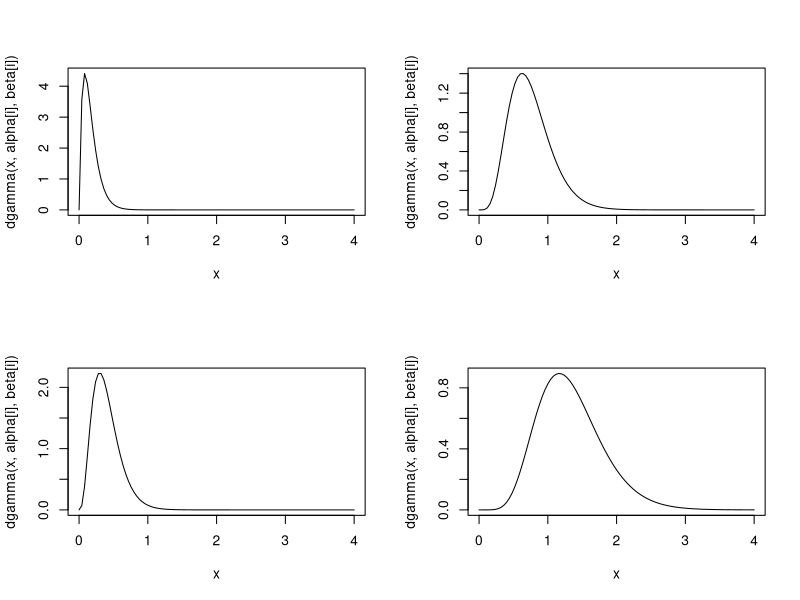
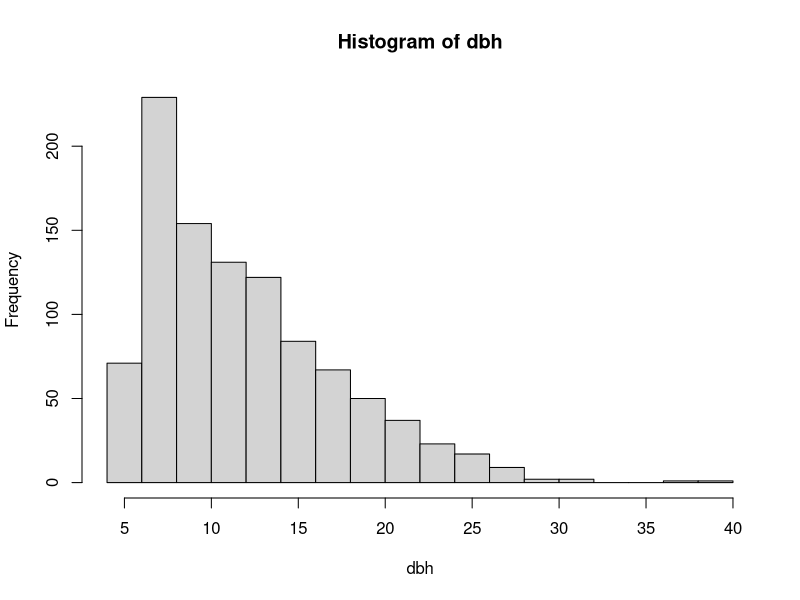
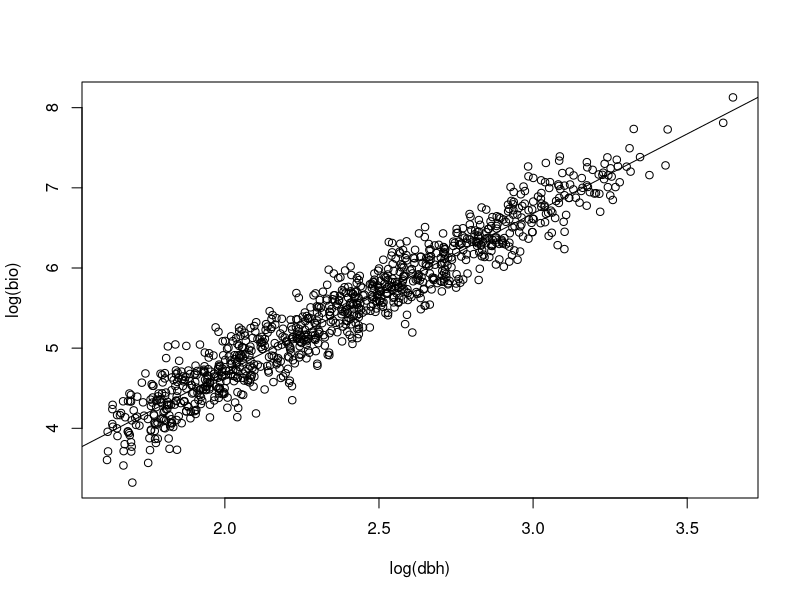
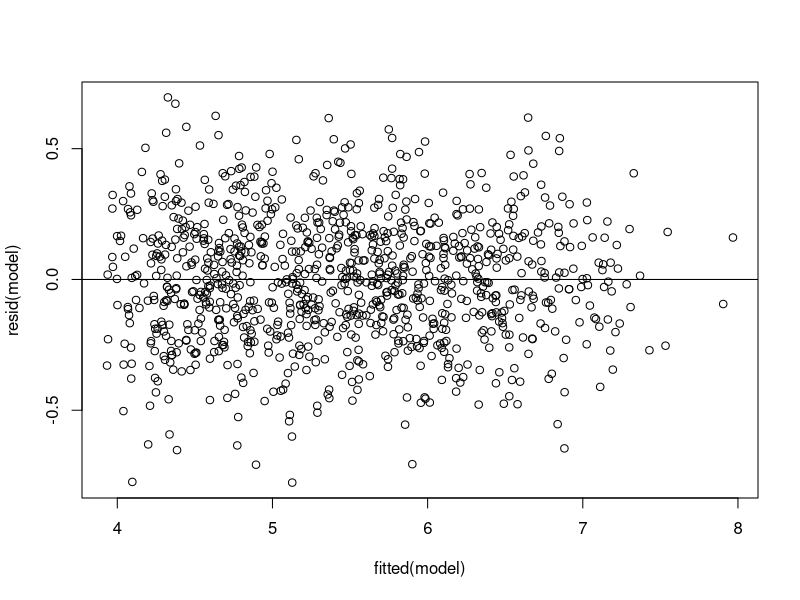
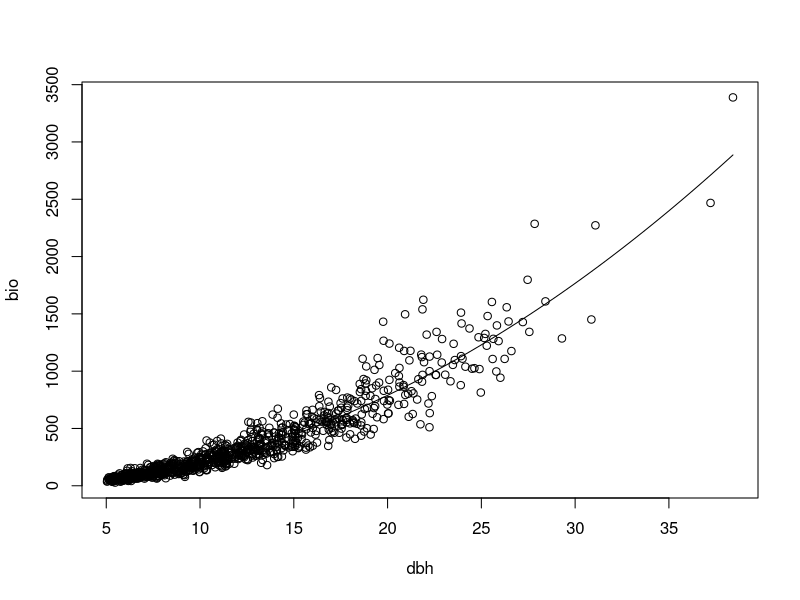
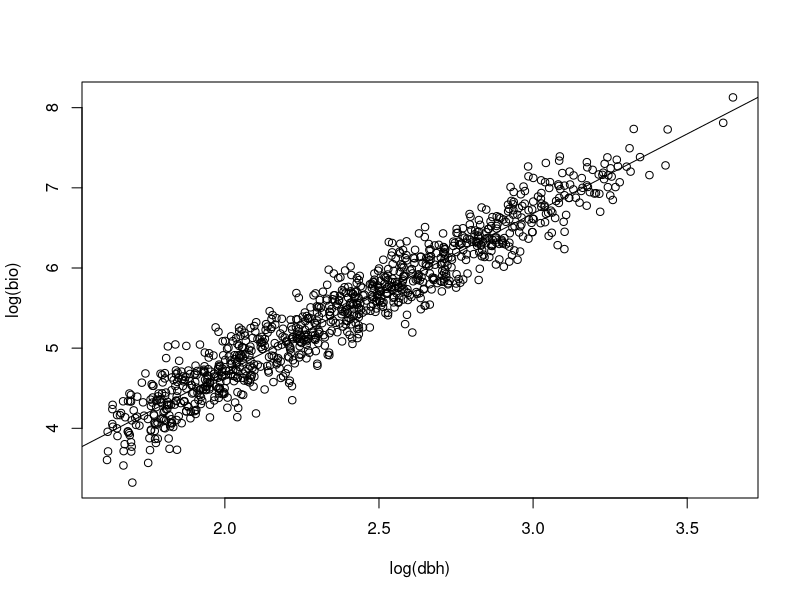
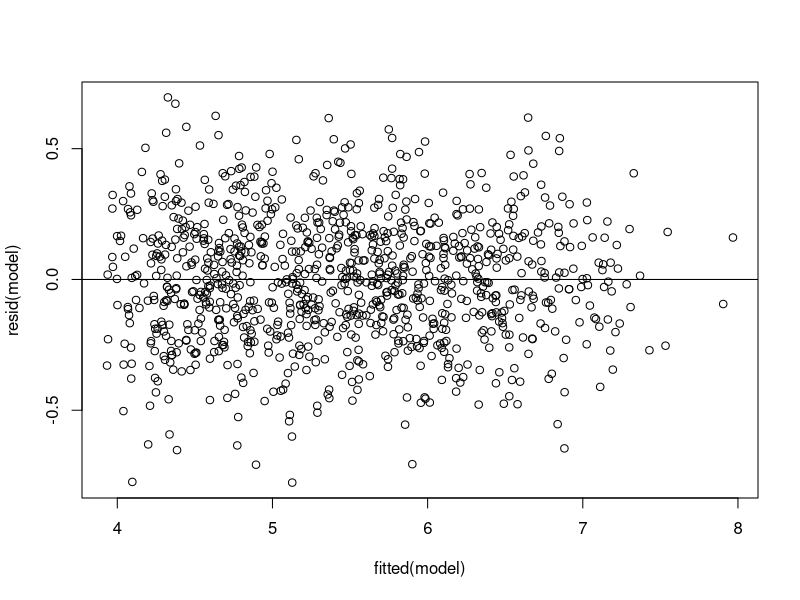
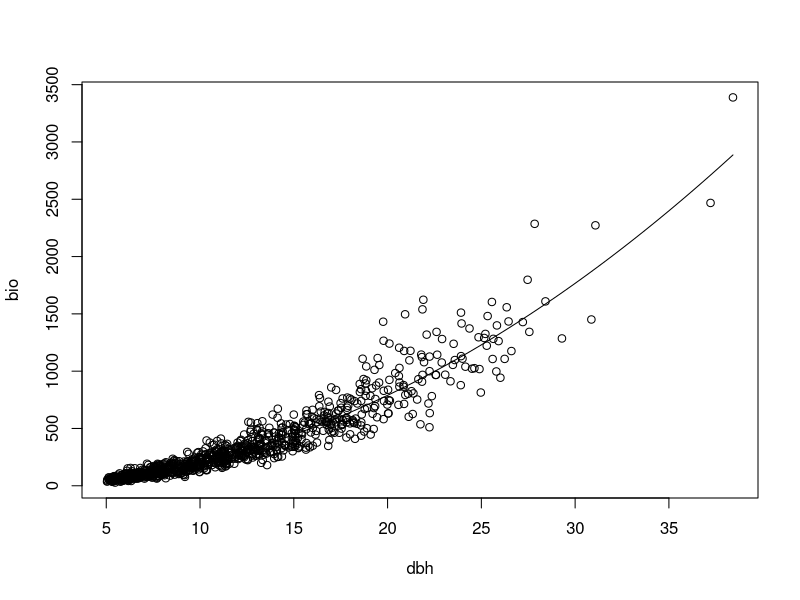

Recreate these plots in R, in order. (Note: a time limit stopped this script after it produced the figures.)
##
## Sequential PPS sampling design simulation
##

setwd('~/Google Drive/PalEON/PalEON Meeting Data/Forest ECDF Sampling/')

##
## Simulate dbh
##

N <- 1000
n <- 100
#alpha <- 2
#beta <- 6
#curve(dgamma(x, alpha, beta))
#dbh <- rgamma(N, alpha, beta)
#dbh <- runif(N)
alpha <- c(2, 4, 6, 8) 
beta <- c(12, 10, 8, 6)
layout(matrix(1:4, 2, 2))
for(i in 1:4){
	curve(dgamma(x, alpha[i], beta[i]), from = 0, to = 4)
}
samp.density <- sample(1:4, N, replace = TRUE)
dbh <- 5 + 10 * rgamma(N, alpha[samp.density], beta[samp.density])
par(mfrow = c(1, 1))
#pdf(file = 'dbh1.pdf')
hist(dbh, breaks = 20)
#dev.off()
truth.dbh <- 1 / N * sum(dbh)
truth.dbh

##
## Simulate Biomass
##

a <- 2
b <- 2
s2 <- 1 / 4
epsilon <- rnorm(N, 0, s2)
bio <- a * dbh ^ b * exp(epsilon)
bio[bio < 0]
plot(log(bio) ~ log(dbh))
model <- lm(log(bio) ~ log(dbh))
abline(model)
plot(resid(model) ~ fitted(model))
abline(h=0)
plot(bio ~ dbh)
curve(exp(model$coeff[1]) * x^model$coeff[2], add = TRUE)

truth.bio <- mean(bio)

## Plot of data
#pdf(file = 'dbhLogModel.pdf')
plot(log(bio) ~ log(dbh))
model <- lm(log(bio) ~ log(dbh))
abline(model)
#dev.off()
#pdf(file = 'dbhModelResid.pdf')
plot(resid(model) ~ fitted(model))
abline(h=0)
#dev.off()
#pdf(file = 'dbhModel.pdf')
plot(bio ~ dbh)
curve(exp(model$coeff[1]) * x^model$coeff[2], add = TRUE)
#dev.off()

##
## True PPS sampling design
##

p <- dbh / sum(dbh)
hist(p)

samp <- sample(1:N, n, prob = p)
estimate.dbh <- 1 / N * sum(1 / n * dbh[samp] / p[samp])
estimate.bio <- 1 / N * sum(1 / n * bio[samp] / p[samp])

truth.dbh - estimate.dbh
truth.bio - estimate.bio

##
## Compare True allometric relationship to pps allometric relationship
##

model.pps <- lm(log(bio[samp]) ~ log(dbh[samp]))
model
model.pps

layout(matrix(1:4, 2))
plot(log(bio) ~ log(dbh))
abline(model)
plot(bio ~ dbh)
curve(exp(model$coeff[1]) * x^model$coeff[2], add = TRUE)
plot(log(bio[samp]) ~ log(dbh[samp]))
abline(model.pps)
plot(bio[samp] ~ dbh[samp])
curve(exp(model.pps$coeff[1]) * x^model.pps$coeff[2], add = TRUE)


##
## Estimate Bias from pps sampling
##
iter <- 100
coefs <- matrix(nrow = iter, ncol = 2)
for(j in 1:iter){
	samp <-  sample(1:N, n, prob = p)
	model.pps <- lm(log(bio[samp]) ~ log(dbh[samp]))
	coefs[j, ] <- model.pps$coef
}

apply(coefs, 2, mean)
c(log(a), b) 
## Seems to be unbiasedly estimating the regression parameters

##
## Sequential PPS design
##

##
## Sample the first element (x1) with probability 1
## Sample the second element (x2) with probability 1 if x2 > x1
##                                                 1/2 if x2 <= x1  
##
## Sample the third element (x3) with probability 1 if x3 > x1 & x2
##                                                2/3 if x3 > x1 & x3 < x2 
##                                                2/3 if x3 > x2 & x3 < x1
##                                                1/3 if x3 < x1 & x2
##
## And so on
##

##
## Testing the behavior of the probability of being sampled pi_i for one population
##

#dbh <- runif(N)
#alpha <- 2
#beta <- 6

hist(dbh, freq = FALSE, breaks = 20)
#curve(dgamma(x, alpha, beta))

iter <- 10000
est.mn.dbh <- vector(length = iter)
est.var.dbh <- vector(length = iter)
est.mn.bio <- vector(length = iter)
est.var.bio <- vector(length = iter)
bio.fit <- vector(mode = 'list', length = iter)
bio.fit.weight <- vector(mode = 'list', length = iter)
bio.fit.srs <- vector(mode = 'list', length = iter)
pi.save <- rep(0, length = N)
n.save <- vector(length = iter)
s2.core <- 1/8 # Sampling error from coring tree
coefs <- matrix(nrow = iter, ncol = 2)

for(i in 1:iter){
	if(i %% 100 == 0){
		cat(i, ' ')
	}
	p <- vector(length = N)
	samp.srs <- sample(1:N, n) #SRS sampling for comparison
	samp <- sample(1:N)
	dbh.samp <- dbh[samp]
	bio.samp <- bio[samp]
	for(k in 1:N){
		x <- dbh.samp[1:k]
		fn <- ecdf(x)
		p[k] <- fn(x)[k]
	}
#	p <- p * 2 * n / N #potential sample size adjustment
	samples <- rbinom(N, 1, p)
	dbh.pps <- dbh.samp[which(samples == 1)]
	error <- rnorm(N, 0, s2.core)
	bio.pps <- (bio.samp*exp(error))[which(samples == 1)] #exponential error due to measurement error sampling the cores, not sampling design
	
	n.save[i] <- sum(samples)
	probs <- p[which(samples == 1)]
	p[samp] <- p
	pi.save <- pi.save + 1 / iter * p
	est.mn.dbh[i] <- 1 / N * sum(dbh.pps / probs) # check these
	est.var.dbh[i] <- (1 / N) * var(dbh.pps / probs)
	est.mn.bio[i] <- 1 / N * sum(bio.pps / probs) # check these
	est.var.bio[i] <- (1 / N) * var(bio.pps / probs)
	model.pps <- lm(log(bio.pps) ~ log(dbh.pps))
	coefs[i, ] <- model.pps$coef
	bio.fit[[i]] <- exp(model.pps$coef[1]) * dbh^model.pps$coef[2]  
	model.srs <- lm(log((bio*exp(error))[samp.srs]) ~ log(dbh[samp.srs]))
	bio.fit.srs[[i]] <- exp(model.srs$coef[1]) * dbh^model.srs$coef[2]  
	model.pps.weight <- lm(log(bio.pps) ~ log(dbh.pps), weights = 1 / fn(dbh.pps))
	bio.fit.weight[[i]] <- exp(model.pps.weight$coef[1]) * dbh^model.pps.weight$coef[2]  
}

#load("pps.test.RData")

apply(coefs, 2, mean) ## Looks pretty unbiased to me
c(log(a), b) 


mean(est.mn.dbh)
var(est.mn.dbh)
mean(est.var.dbh)
mean(dbh)
var(dbh) / N^2
mean(n.save)


## Plots suggest CLT behavior
layout(matrix(c(1:4), nrow = 2))
hist(est.mn.dbh, freq = FALSE, breaks = 20)
curve(dnorm(x, mean(est.mn.dbh), sqrt(N*mean(est.var.dbh))), add = TRUE)  
## Density function for dbh
#curve((1/4 * dbeta(x, alpha[1], beta[1]) + 1/4 * dbeta(x, alpha[2], beta[2]) + 1/4 * dbeta(x, alpha[3], beta[3]) + 1/4 * dbeta(x, alpha[4], beta[4])), ylab = "")  
hist(est.mn.bio, freq = FALSE, breaks = 20)
curve(dnorm(x, mean(est.mn.bio), sqrt(N*var(est.var.bio))), add = TRUE)
hist(n.save) # mean is about 1/2 number of trees N for this distribution
cdffn <- ecdf(dbh)
#hist(pi.save - 2 * n / N * cdffn(dbh) - 1/N, breaks = 20) # Not the same as pps sampling # controlling sample size
#mean(pi.save - 2 * n / N * cdffn(dbh)- 1/N) # controlling sample size

hist(pi.save - cdffn(dbh)); abline(v = 0, lwd = 8)
mean(pi.save - cdffn(dbh))
MSPE.srs <- vector(length = iter)
MSPE.pps <- vector(length = iter)
MSPE.pps.weight <- vector(length = iter)
for(i in 1:iter){
	MSPE.srs[i] <- mean((bio.fit.srs[[i]] - bio)^2)
	MSPE.pps[i] <- mean((bio.fit[[i]] - bio)^2)
	MSPE.pps.weight[i] <- mean((bio.fit.weight[[i]] - bio)^2)
}

mean(MSPE.srs)
mean(MSPE.pps)
mean(MSPE.pps.weight)


##
##
##


##
## Informative sampling test idea
##
model.no.informative <- lm(log(bio.pps) ~ log(dbh.pps))
model.informative <- lm(log(bio.pps) ~ log(dbh.pps) + 1 / fn(dbh.pps) + log(dbh.pps) * 1 / fn(dbh.pps))
anova(model.no.informative, model.informative)




#save.image(file = "pps.test.RData")

hist(pi.save - 2 * n / N * cdffn(dbh), freq = FALSE)
lines(density(pi.save - 2 * n / N * cdffn(dbh)))
